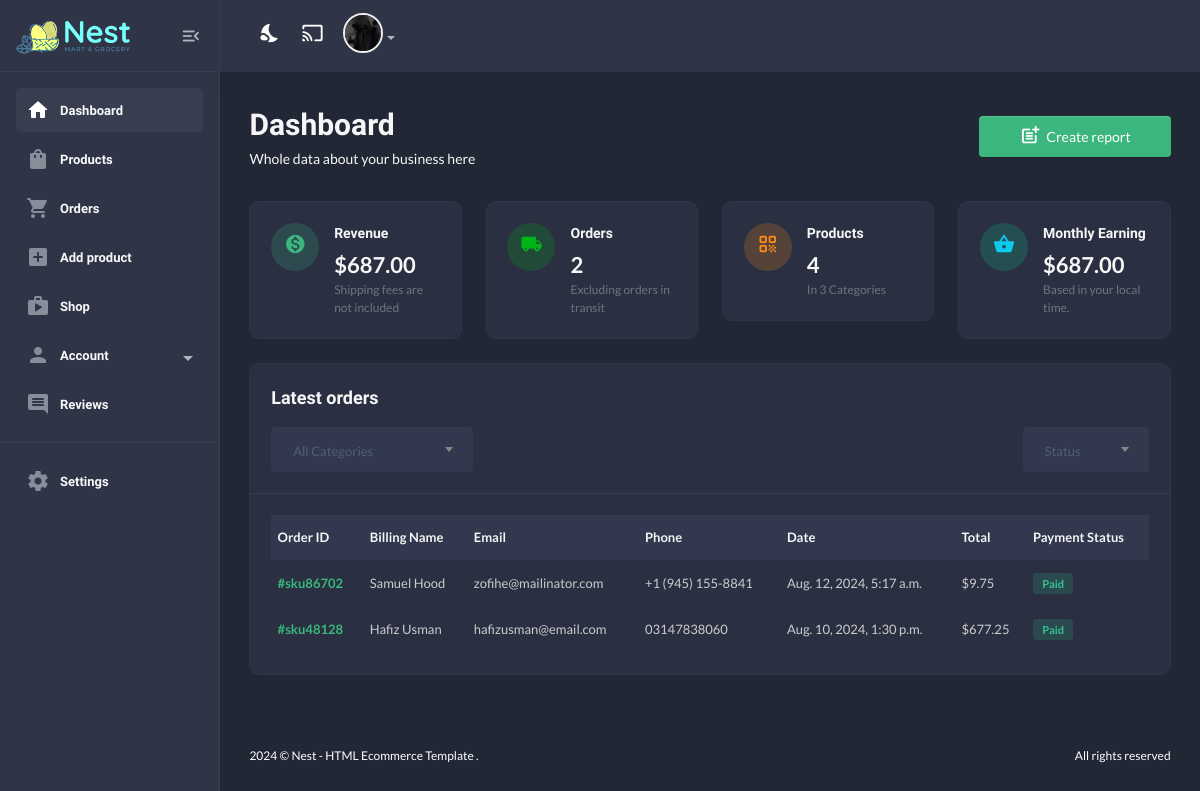
/useradmin/dashboard/ (signed in), run on an earlier commit of the app's database.
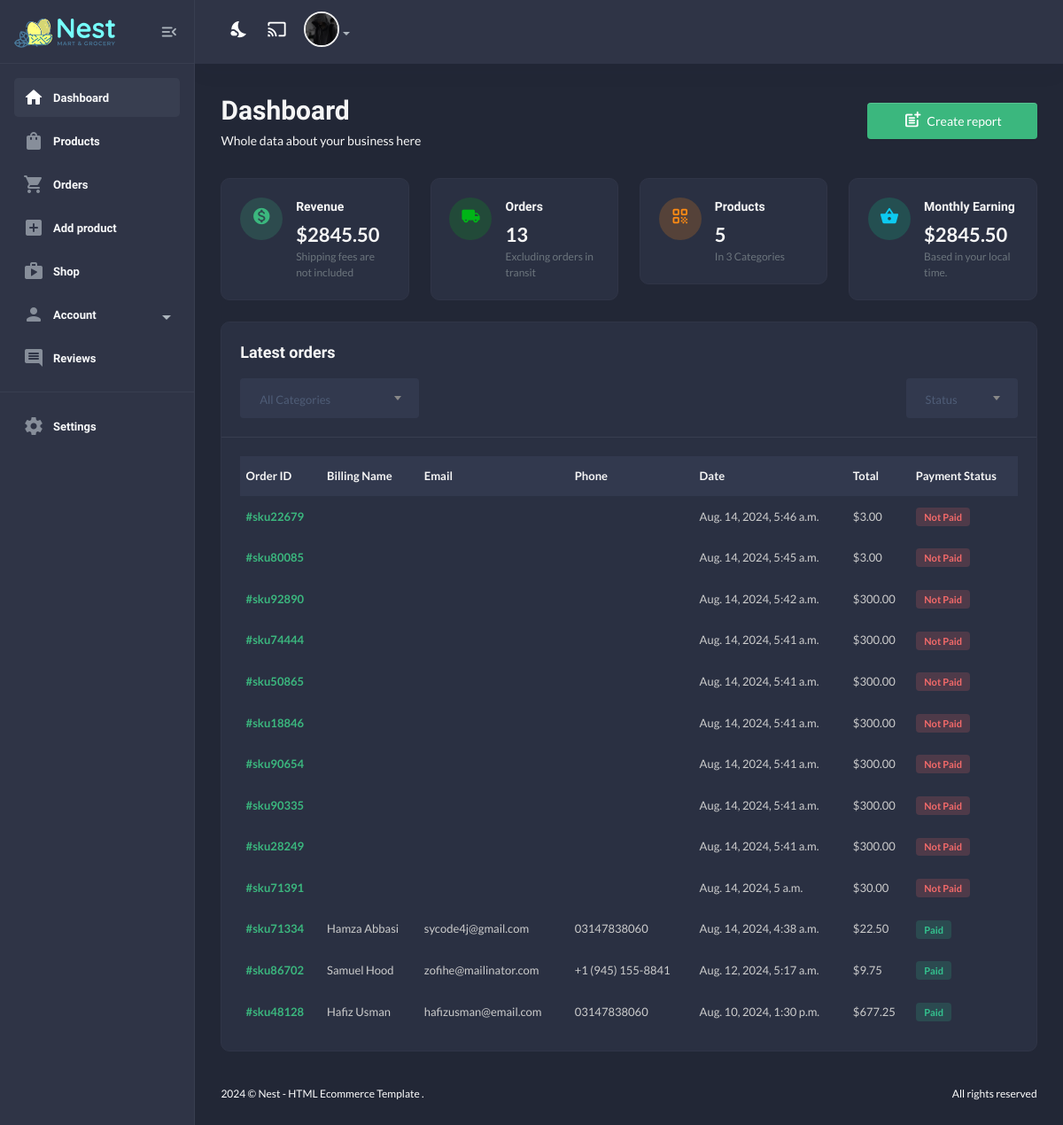
And on a later commit of the database.
### userauths/models.py (models this page shows, shortened)
class User(AbstractUser):
    email = models.EmailField(unique=True)
    username = models.CharField(max_length=50)
    bio = models.CharField(max_length=100)
    is_email_verified = models.BooleanField(default=False)
    USERNAME_FIELD = "email"
    REQUIRED_FIELDS = ['username']

class Profile(models.Model):
    user = models.OneToOneField(User, on_delete=models.CASCADE)
    image = models.ImageField(upload_to="image", default="userimage.jpg")
    full_name = models.CharField(max_length=100, null=True, blank=True)
    bio = models.CharField(max_length=500, null=True, blank=True)
    phone = models.CharField(max_length=30, null=True, blank=True)
    address = models.CharField(max_length=300, null=True, blank=True)
    country = models.CharField(max_length=20, null=True, blank=True)
    verified = models.BooleanField(default=False)

### core/models.py (models this page shows)
class CartOrder(models.Model):
    user = models.ForeignKey(User, on_delete=models.CASCADE)
    full_name = models.CharField(max_length=100, null=True, blank=True)
    email = models.CharField(max_length=100, null=True, blank=True)
    phone = models.CharField(max_length=100, null=True, blank=True)
    address = models.CharField(max_length=100, null=True, blank=True)
    city = models.CharField(max_length=100, null=True, blank=True)
    state = models.CharField(max_length=100, null=True, blank=True)
    country = models.CharField(max_length=100, null=True, blank=True)
    coupon = models.ManyToManyField("core.Coupon", blank=True)
    price = models.DecimalField(max_digits=12, decimal_places=2, default="0.00")
    saved = models.DecimalField(max_digits=12, decimal_places=2, default="0.00")
    shipping_method = models.CharField(max_length=100, null=True, blank=True)
    tracking_id = models.CharField(max_length=100, null=True, blank=True)
    tracking_website_address = models.CharField(max_length=100, null=True, blank=True)
    paid_status = models.BooleanField(default=False)
    order_date = models.DateTimeField(auto_now_add=True)
    product_status = models.CharField(choices = STATUS_CHOICE, max_length=50, default="processing", null=True, blank=True)
    stripe_payment_intent = models.CharField(max_length=100, null=True, blank=True)
    sku = ShortUUIDField(null=True, blank=True, length =5, max_length=10, prefix="sku", alphabet="1234567890")
    oid = ShortUUIDField(null=True, blank=True, length =5, max_length=10, alphabet="1234567890")
    class Meta:
        verbose_name_plural = "Cart Order"

### useradmin/decorators.py (the view)
    def wrapper(request, *args, **kwargs):
        if request.user.is_superuser != True:
            messages.warning(request, "You are not authorized to access this page!")
            return redirect("/user/login")
        return view_func(request, *args, **kwargs)

### core/context_processors.py (called while the page is built)
def default(request):
    categories = Category.objects.all()
    vendors = Vendor.objects.all()
    min_max_price = Product.objects.aggregate(Min("price"), Max("price"))
    if request.user.is_authenticated:
        try:
            address = Address.objects.filter(user=request.user)
        except Address.DoesNotExist:
            address = None
    else:
        address = None
    try:
        wishlist = WishList.objects.filter(user=request.user)
    except:
        messages.success(request, "you need to login first")
        wishlist = 0
    return {
        "categories": categories,
        "address": address,
        "vendors": vendors,
        "wishlist": wishlist,
        "min_max_price": min_max_price,
    }

### useradmin/views.py (called while the page is built)
@admin_required
def dashboard(request):
    revenue = CartOrder.objects.aggregate(price=Sum("price"))
    total_orders_count = CartOrder.objects.all()
    all_products = Product.objects.all()
    all_categories = Category.objects.all()
    new_customers = User.objects.all().order_by("-id")
    latest_orders = CartOrder.objects.all().order_by("-id")
    this_month = datetime.datetime.now().month
    monthly_revenue = CartOrder.objects.filter(order_date__month=this_month).aggregate(price=Sum("price"))
    context = {
        'revenue': revenue,
        'total_orders_count': total_orders_count,
        'all_products': all_products,
        'all_categories': all_categories,
        'new_customers': new_customers,
        'latest_orders': latest_orders,
        'monthly_revenue': monthly_revenue,
    }
    return render(request, "useradmin/dashboard.html", context)

### templates/useradmin/dashboard.html (shortened to what this page needs)
{% extends "useradmin/base.html" %}
    {% load static %}
        {% block content %}
            <section class="content-main">
                <div class="content-header">
                    <div>
                        <h2 class="content-title card-title">Dashboard</h2>
                        <p>Whole data about your business here</p>
                    </div>
                    <div>
                        <a href="#" class="btn btn-primary"><i class="text-muted material-icons md-post_add"></i>Create report</a>
                    </div>
                </div>
                <div class="row">
                    <div class="col-lg-3">
                        <div class="card card-body mb-4">
                            <article class="icontext">
                                <span class="icon icon-sm rounded-circle bg-primary-light"><i class="text-primary material-icons md-monetization_on"></i></span>
                                <div class="text">
                                    <h6 class="mb-1 card-title">Revenue</h6>
                                    <span>${{revenue.price|floatformat:2}}</span>
                                    <span class="text-sm"> Shipping fees are not included </span>
                                </div>
                            </article>
                        </div>
                    </div>
                    <div class="col-lg-3">
                        <div class="card card-body mb-4">
                            <article class="icontext">
                                <span class="icon icon-sm rounded-circle bg-success-light"><i class="text-success material-icons md-local_shipping"></i></span>
                                <div class="text">
                                    <h6 class="mb-1 card-title">Orders</h6>
                                    <span>{{total_orders_count.count}}</span>
                                    <span class="text-sm"> Excluding orders in transit </span>
                                </div>
                            </article>
                        </div>
                    </div>
                    <div class="col-lg-3">
                        <div class="card card-body mb-4">
                            <article class="icontext">
                                <span class="icon icon-sm rounded-circle bg-warning-light"><i class="text-warning material-icons md-qr_code"></i></span>
                                <div class="text">
                                    <h6 class="mb-1 card-title">Products</h6>
                                    <span>{{all_products.count}}</span>
                                    <span class="text-sm"> In {{categories.count}} Categories </span>
                                </div>
                            </article>
                        </div>
                    </div>
                    <div class="col-lg-3">
                        <div class="card card-body mb-4">
                            <article class="icontext">
                                <span class="icon icon-sm rounded-circle bg-info-light"><i class="text-info material-icons md-shopping_basket"></i></span>
                                <div class="text">
                                    <h6 class="mb-1 card-title">Monthly Earning</h6>
                                    <span>${{monthly_revenue.price|floatformat:2}}</span>
                                    <span class="text-sm"> Based in your local time. </span>
                                </div>
                            </article>
                        </div>
                    </div>
                </div>
                <div class="card mb-4">
                    <header class="card-header">
                        <h4 class="card-title">Latest orders</h4>
                        <div class="row align-items-center">
                            <div class="col-md-3 col-12 me-auto mb-md-0 mb-3">
                                <div class="custom_select">
                                </div>
                            </div>
                            <div class="col-md-2 col-6">
                                <div class="custom_select">
                                </div>
                            </div>
                        </div>
                    </header>
                    <div class="card-body">
                        <div class="table-responsive">
                            <div class="table-responsive">
                                <table class="table align-middle table-nowrap mb-0">
                                    <thead class="table-light">
                                        <tr>
                                            <th class="align-middle" scope="col">Order ID</th>
                                            <th class="align-middle" scope="col">Billing Name</th>
                                            <th class="align-middle" scope="col">Email</th>
                                            <th class="align-middle" scope="col">Phone</th>
                                            <th class="align-middle" scope="col">Date</th>
                                            <th class="align-middle" scope="col">Total</th>
                                            <th class="align-middle" scope="col">Payment Status</th>
                                        </tr>
                                    </thead>
                                    <tbody>
                                        {% for l in latest_orders %}
                                            <tr>
                                                <td><a href="#" class="fw-bold">#{{l.sku}}</a></td>
                                                <td>{{l.full_name}}</td>
                                                <td>{{l.email}}</td>
                                                <td>{{l.phone}}</td>
                                                <td>{{l.order_date}}</td>
                                                <td>${{l.price}}</td>
                                                <td>
                                                    {% if l.paid_status == True %}
                                                    <span class="badge badge-pill badge-soft-success">Paid</span>
                                                    {% else %}
                                                    <span class="badge badge-pill badge-soft-danger">Not Paid</span>
                                                    {% endif %}
                                                </td>
                                            </tr>
                                        {% endfor %}
                                    </tbody>
                                </table>
                            </div>
                        </div>
                    </div>
                </div>
            </section>
        {% endblock content%}

### templates/useradmin/base.html (shortened to what this page needs)
{% load static %}
<!DOCTYPE html>
<html lang="en">
    <head>
        <link href="{% static 'assets1/css/main.css' %}" rel="stylesheet" type="text/css" />
    </head>
    <body class="dark">
        <aside class="navbar-aside" id="offcanvas_aside">
            <div class="aside-top">
                <a href="{% url "core:index" %}" class="brand-wrap">
                    <img src="{% static 'assets1/imgs/theme/logo.svg' %}" class="logo" alt="Nest Dashboard" />
                </a>
                <div>
                    <button class="btn btn-icon btn-aside-minimize"><i class="text-muted material-icons md-menu_open"></i></button>
                </div>
            </div>
            <nav>
                <ul class="menu-aside">
                    <li class="menu-item active">
                        <a class="menu-link" href="{% url "useradmin:vendor-dashboard" %}">
                            <i class="icon material-icons md-home"></i>
                            <span class="text">Dashboard</span>
                        </a>
                    </li>
                    <li class="menu-item">
                        <a class="menu-link" href="{% url "useradmin:products" %}">
                            <i class="icon material-icons md-shopping_bag"></i>
                            <span class="text">Products</span>
                        </a>
                    </li>
                    <li class="menu-item">
                        <a class="menu-link" href="{% url "useradmin:orders-list" %}">
                            <i class="icon material-icons md-shopping_cart"></i>
                            <span class="text">Orders</span>
                        </a>
                    </li>
                    <li class="menu-item">
                        <a class="menu-link" href="{% url "useradmin:add-product" %}">
                            <i class="icon material-icons md-add_box"></i>
                            <span class="text">Add product</span>
                        </a>
                    </li>
                    <li class="menu-item">
                        <a class="menu-link" href="{% url "useradmin:shop-page" %}">
                            <i class="icon material-icons md-shop"></i>
                            <span class="text">Shop</span>
                        </a>
                    </li>
                    <li class="menu-item has-submenu">
                        <a class="menu-link" href="#">
                            <i class="icon material-icons md-person"></i>
                            <span class="text">Account</span>
                        </a>
                    </li>
                    <li class="menu-item">
                        <a class="menu-link" href="{% url "useradmin:reviews" %}">
                            <i class="icon material-icons md-comment"></i>
                            <span class="text">Reviews</span>
                        </a>
                    </li>
                </ul>
                <hr />
                <ul class="menu-aside">
                    <li class="menu-item">
                        <a class="menu-link" href="{% url "useradmin:settings" %}">
                            <i class="icon material-icons md-settings"></i>
                            <span class="text">Settings</span>
                        </a>
                    </li>
                </ul>
                <br />
                <br />
            </nav>
        </aside>
        <main class="main-wrap">
            <header class="main-header navbar">
                <div class="col-nav">
                    <ul class="nav">
                        <li class="nav-item">
                            <a class="nav-link btn-icon darkmode" href="#"> <i class="material-icons md-nights_stay"></i> </a>
                        </li>
                        <li class="nav-item">
                            <a href="#" class="requestfullscreen nav-link btn-icon"><i class="material-icons md-cast"></i></a>
                        </li>
                        <li class="dropdown nav-item">
                            {% if request.user.profile.image %}
                            <a class="dropdown-toggle" data-bs-toggle="dropdown" href="#" id="dropdownAccount" aria-expanded="false"> <img class="img-xs rounded-circle" src="{{request.user.profile.image.url}}" alt="User" /></a>
                            {% endif %}
                        </li>
                    </ul>
                </div>
            </header>
            {% block content %}
            {% endblock content %}
            <footer class="main-footer font-xs">
                <div class="row pb-30 pt-15">
                    <div class="col-sm-6">
                        &copy; Nest - HTML Ecommerce Template .
                    </div>
                    <div class="col-sm-6">
                        <div class="text-sm-end">All rights reserved</div>
                    </div>
                </div>
            </footer>
        </main>
    </body>
</html>

What changed in the data, as far as the page shows it:
added CartOrder: sku "sku22679", order_date "Aug. 14, 2024, 5:46 a.m.", price "3.00", paid_status "Not Paid"
added CartOrder: sku "sku80085", order_date "Aug. 14, 2024, 5:45 a.m.", price "3.00", paid_status "Not Paid"
added CartOrder: sku "sku92890", order_date "Aug. 14, 2024, 5:42 a.m.", price "300.00", paid_status "Not Paid"
added CartOrder: sku "sku74444", order_date "Aug. 14, 2024, 5:41 a.m.", price "300.00", paid_status "Not Paid"
added CartOrder: sku "sku50865", order_date "Aug. 14, 2024, 5:41 a.m.", price "300.00", paid_status "Not Paid"
added CartOrder: sku "sku18846", order_date "Aug. 14, 2024, 5:41 a.m.", price "300.00", paid_status "Not Paid"
added CartOrder: sku "sku90654", order_date "Aug. 14, 2024, 5:41 a.m.", price "300.00", paid_status "Not Paid"
added CartOrder: sku "sku90335", order_date "Aug. 14, 2024, 5:41 a.m.", price "300.00", paid_status "Not Paid"
added CartOrder: sku "sku28249", order_date "Aug. 14, 2024, 5:41 a.m.", price "300.00", paid_status "Not Paid"
added CartOrder: sku "sku71391", order_date "Aug. 14, 2024, 5 a.m.", price "30.00", paid_status "Not Paid"
added CartOrder: sku "sku71334", full_name "Hamza Abbasi", email "sycode4j@gmail.com", phone "03147838060", order_date "Aug. 14, 2024, 4:38 a.m.", price "22.50", paid_status "Paid"
Also different on the page:
{{ revenue.price|floatformat:2 }}: "687.00" → "2845.50"
{{ total_orders_count.count }}: "2" → "13"
{{ all_products.count }}: "4" → "5"
{{ monthly_revenue.price|floatformat:2 }}: "687.00" → "2845.50"
